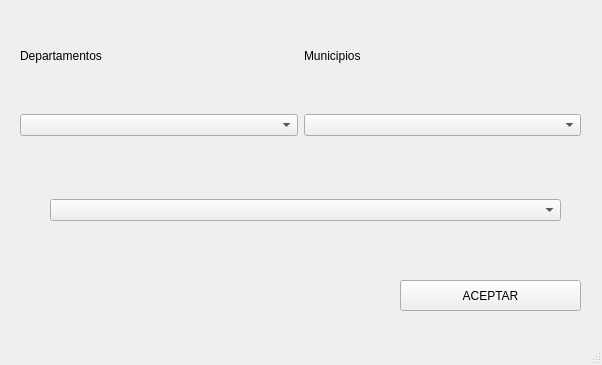
<?xml version="1.0" encoding="UTF-8"?>
<ui version="4.0">
 <class>MainWindow</class>
 <widget class="QMainWindow" name="MainWindow">
  <property name="geometry">
   <rect>
    <x>0</x>
    <y>0</y>
    <width>602</width>
    <height>365</height>
   </rect>
  </property>
  <property name="windowTitle">
   <string>MainWindow</string>
  </property>
  <widget class="QWidget" name="centralwidget">
   <widget class="QWidget" name="horizontalLayoutWidget">
    <property name="geometry">
     <rect>
      <x>20</x>
      <y>90</y>
      <width>561</width>
      <height>71</height>
     </rect>
    </property>
    <layout class="QHBoxLayout" name="container">
     <item>
      <widget class="QComboBox" name="lista_departamentos"/>
     </item>
     <item>
      <widget class="QComboBox" name="lista_municipios"/>
     </item>
    </layout>
   </widget>
   <widget class="QWidget" name="horizontalLayoutWidget_2">
    <property name="geometry">
     <rect>
      <x>20</x>
      <y>40</y>
      <width>561</width>
      <height>31</height>
     </rect>
    </property>
    <layout class="QHBoxLayout" name="titulos">
     <item>
      <widget class="QLabel" name="label_2">
       <property name="text">
        <string>Departamentos</string>
       </property>
      </widget>
     </item>
     <item>
      <widget class="QLabel" name="label">
       <property name="text">
        <string>Municipios</string>
       </property>
      </widget>
     </item>
    </layout>
   </widget>
   <widget class="QPushButton" name="aceptar">
    <property name="geometry">
     <rect>
      <x>400</x>
      <y>280</y>
      <width>181</width>
      <height>31</height>
     </rect>
    </property>
    <property name="text">
     <string>ACEPTAR</string>
    </property>
   </widget>
   <widget class="QWidget" name="horizontalLayoutWidget_3">
    <property name="geometry">
     <rect>
      <x>50</x>
      <y>190</y>
      <width>511</width>
      <height>41</height>
     </rect>
    </property>
    <layout class="QHBoxLayout" name="horizontalLayout">
     <item>
      <widget class="QComboBox" name="color"/>
     </item>
    </layout>
   </widget>
  </widget>
  <widget class="QMenuBar" name="menubar">
   <property name="geometry">
    <rect>
     <x>0</x>
     <y>0</y>
     <width>602</width>
     <height>22</height>
    </rect>
   </property>
  </widget>
  <widget class="QStatusBar" name="statusbar"/>
 </widget>
 <resources/>
 <connections/>
</ui>
